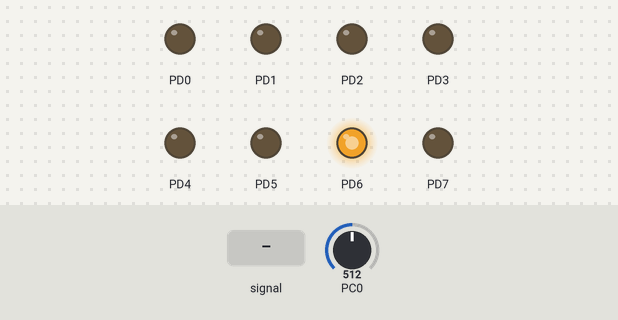
The program below on a simulated ATmega328P, built with avr-gcc and emulated at 8 MHz. Parts: output pins drawn as LEDs (lit = HIGH). Inputs (shaded band) come from the test bench; at power-on: PC0 = 512.

Above: at 1.2 s.
1.3 s: PC0 fed a 200 Hz sine of ±255 counts around its level
Timing chart, 0 to 2.2 s (numbered marks = the images above; inputs shaded):
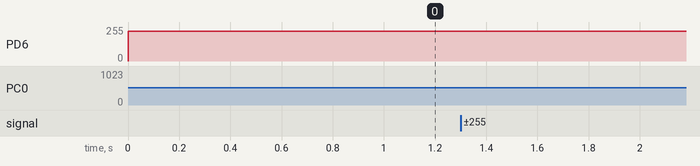

The program:

main.c
```c
// Brandon Wade
#define F_CPU 8000000UL //XTAL = 8MHZ
#include <avr/io.h>
#include <util/delay.h>
#include <avr/interrupt.h>
#define ENABLE 0

volatile uint8_t ADCvalue; // Global variable, set to volatile if used withIS

void adc_init (void)
{
	ADMUX = 0; // use ADC0
	ADMUX |= (1 << REFS0) | (1 <<REFS1); // use AVcc as the reference
	ADMUX |= (1 << ADLAR); // Right adjust for 8 bit resolution
	ADCSRA |= (1 << ADPS2) | (1 << ADPS1) | (0 << ADPS0); // 64 prescale for 8Mhz
	ADCSRA |= (1 << ADATE); // Set ADC Auto Trigger Enable
	ADCSRB = 0; // 0 for free running mode
	ADCSRA |= (1 << ADEN); // Enable the ADC
	ADCSRA |= (1 << ADIE); // Enable Interrupts
	ADCSRA |= (1 << ADSC); // Start the ADC conversion
}

ISR(ADC_vect)
{
	ADCvalue = ADCH; // only need to -read the high value for 8 bit
}

void timer_init (void)
{
	TCCR0A = 1<<COM0A1|1<<COM0A0|1<<WGM00; // PWM mode, set/reset on OCRxA
	TCCR0B = 0<<WGM02 |0<<CS02|0<<CS01|1<<CS00;   // PWM mode with 1 pre scalar
}

int main()
{
	float f;
	float i;

	timer_init(); // initialize timer
	adc_init(); // initialize adc
	sei(); // enable global interrupts

	DDRD = 0xFF; //make PORTB output pin
	DDRC = 0x00;
	while(1)
	{

		f = (float)ADCvalue * (1.1 / 1024) * .01;
		i = f * 1000; // conversion to change duty cycle
		OCR0A = i * 210; // update duty cycle over time
	}
	return 0 ;
}
```
